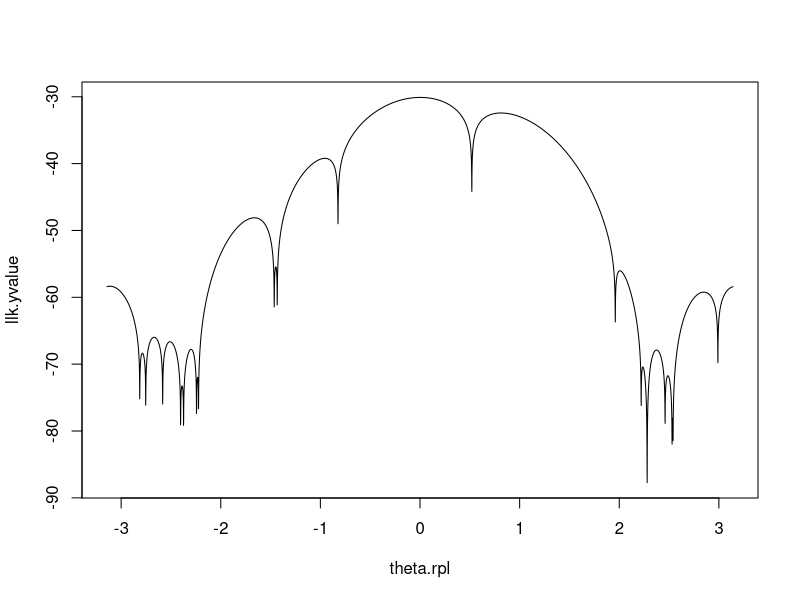
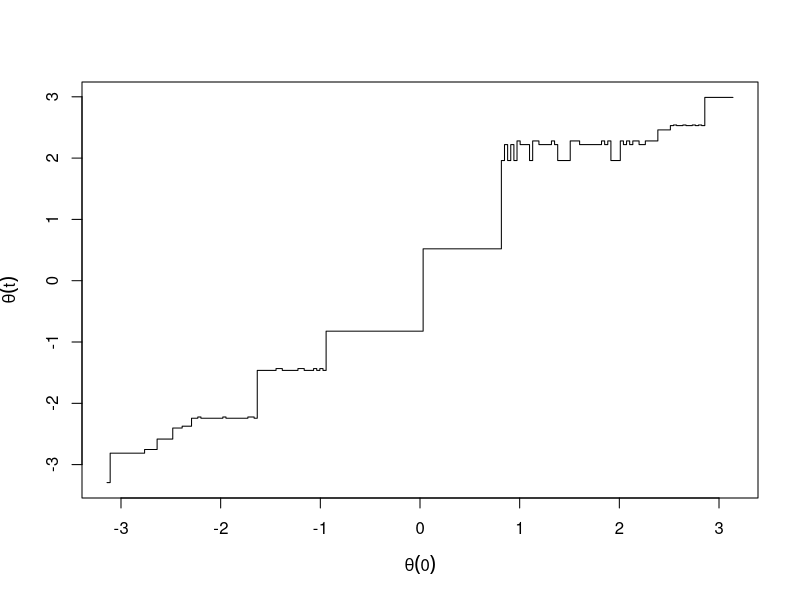
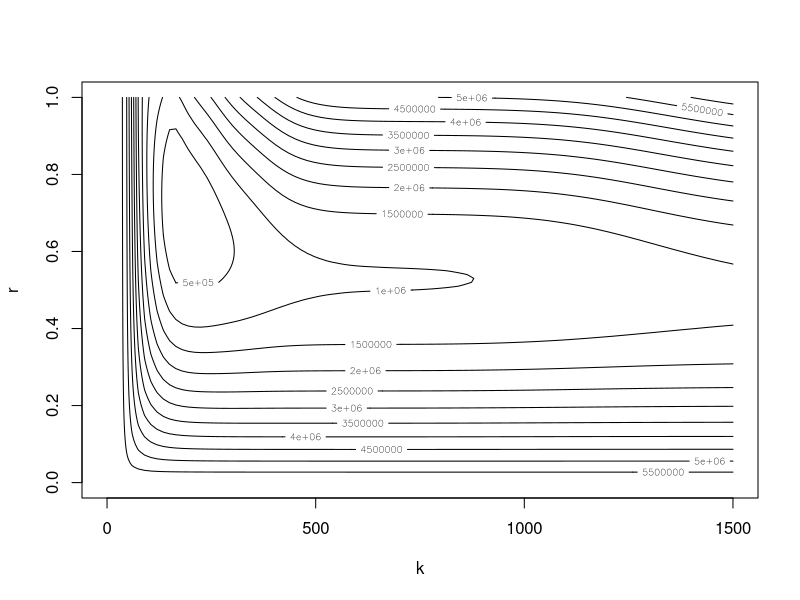

Generate these figures, in order, with R:
## ---- chunk 1
x <- c(3.91, 4.85, 2.28, 4.06, 3.70, 4.04, 5.46, 3.53, 2.28, 1.96, 2.53, 3.88, 2.22, 3.47, 4.82, 2.46, 2.99, 2.54, 0.52)
## ---- chunk 2


llk.theta <- function(x,theta){
x <- c(3.91, 4.85, 2.28, 4.06, 3.70, 4.04, 5.46, 3.53, 2.28, 1.96, 2.53, 3.88, 2.22, 3.47, 4.82, 2.46, 2.99, 2.54, 0.52)
 log(prod((1 - cos(x - theta))/ (2*pi)))
}

theta.rpl <- seq(-pi, pi, 1e-3)     #Create large number of theta values to test 

llk.yvalue <- sapply(theta.rpl, FUN=function(theta.rpl) llk.theta(x, theta.rpl))
plot(theta.rpl, llk.yvalue, type = "l")
## ---- chunk 3
x <- c(3.91, 4.85, 2.28, 4.06, 3.70, 4.04, 5.46, 3.53, 2.28, 1.96, 2.53, 3.88, 2.22, 3.47, 4.82, 2.46, 2.99, 2.54, 0.52)
mean(x)
## ---- chunk 4
exval <- function(theta) {

    x <- c(3.91, 4.85, 2.28, 4.06, 3.70, 4.04, 5.46, 3.53, 2.28, 1.96, 2.53, 3.88, 2.22, 3.47, 4.82, 2.46, 2.99, 2.54, 0.52)
    
sum(x*(1 - cos(x - theta))) - 41.16232 
}
uniroot(exval, lower = -10, upper = 10)$root
## ---- chunk 5
x <- c(3.91, 4.85, 2.28, 4.06, 3.70, 4.04, 5.46, 3.53, 2.28, 1.96, 2.53, 3.88, 2.22, 3.47, 4.82, 2.46, 2.99, 2.54, 0.52)
llk.nr <- function(theta) {
    sum(log(1 - cos(x - theta))) - log(2*pi)
}

llk.nrprime <- function(theta) {
  sum((sin(x - theta)) / (1 - cos(x - theta)))
}

llk.nrprime2 <- function(theta) {
    sum(
    (cos(x - theta) * (1 - cos(x - theta)) - (sin(x - theta))^2 ) 
    / (1 - cos(x - theta))^2 
    ) 
 
}

newton <- function(llkprime, llkprime2, theta0, n = 1000, tol = 1e-7){
  k <- n  
  for (i in 1:n) {
  theta1 <- theta0 - (llkprime(theta0) / llkprime2(theta0))
  k[i] <- theta1
  if (abs(theta1 - theta0) < tol){
    root.nr <- tail(k, n=1)
    res <- list(root.nr)
    return(res)
  }
     theta0 <- theta1
  }
  if (i==n)
  return(c(theta0= i, root = theta1))
  
}

newton(llk.nrprime, llk.nrprime2, theta0=2.755)
## ---- chunk 6
newton(llk.nrprime, llk.nrprime2, theta0=-2.7)
newton(llk.nrprime, llk.nrprime2, theta0=2.7)
## ---- chunk 7
theta.nr <- seq(-3.14,3.14,.0314)
newton.nr <- function(y){
  newton(llk.nrprime, llk.nrprime2, theta0=y, tol=1e-4, n=1000)
}
sapply(theta.nr, newton.nr)
plot(theta.nr, sapply(theta.nr,newton.nr), type = "s", ylab=expression(theta(t)), xlab = expression(theta(0)))
## ---- chunk 8
beetles <- data.frame(
    days    = c(0,  8,  28,  41,  63,  69,   97, 117,  135,  154),
    beetles = c(2, 47, 192, 256, 768, 896, 1120, 896, 1184, 1024))



n0 <- 2
nt     <- function(x) {
    beetles$beetles - (2 * x[1]) / (2 + (x[1] - 2) * exp(-x[2]*beetles$days))
}

library(pracma)

gaussNewton(c(100, 1), nt)


sumse <- function(r, k){
  n0 <- 2
  sum(
    (beetles$beetles - (n0 * k) / (n0 + (k - n0) * exp(-r * beetles$days)))^2
  )
}

r <- seq(0, 1, .01) 
k <- seq(0, 1500, 15)

z <- outer(r, k, Vectorize(sumse))
contour(k, r, z, xlab="k", ylab="r")
